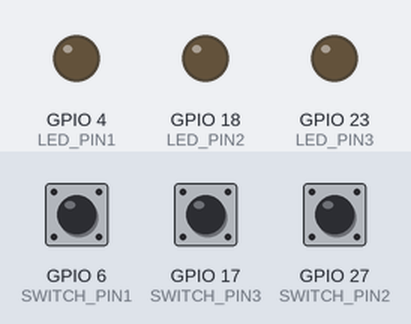
Simulated run of this program. Board: Raspberry Pi (BCM pin numbers). Shown: output pins drawn as LEDs (lit = HIGH). The test bench sets the inputs (shaded band); at power-on: GPIO 6 (SWITCH_PIN1) LOW, GPIO 17 (SWITCH_PIN3) LOW, GPIO 27 (SWITCH_PIN2) LOW. What the program prints to the terminal is not drawn.

Above: at 1.2 s.
1.3 s: GPIO 6 (SWITCH_PIN1) pulled HIGH for 0.15 s
At 1.37 s:
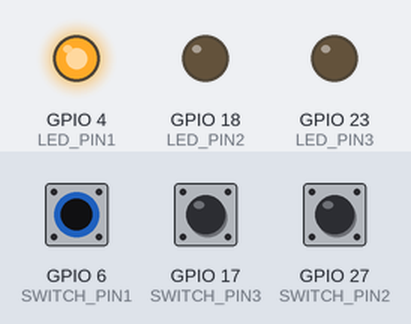
2.9 s: GPIO 17 (SWITCH_PIN3) pulled HIGH for 0.15 s
At 2.97 s:
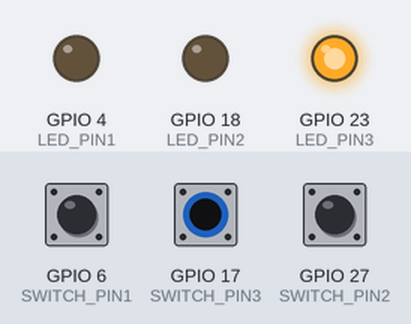
4.5 s: GPIO 27 (SWITCH_PIN2) pulled HIGH for 0.15 s
At 4.57 s:
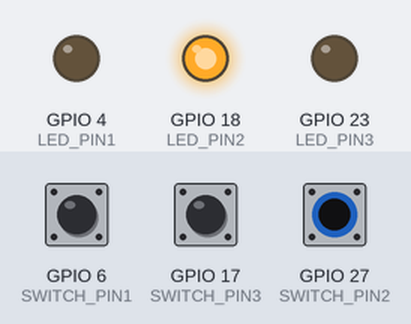
6.1 s: GPIO 27 (SWITCH_PIN2) pulled HIGH for 3.2 s
At 9.9 s:
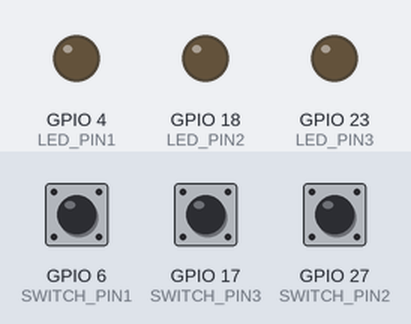
10.8 s: GPIO 6 (SWITCH_PIN1) pulled HIGH for 3.2 s
At 11.1 s:
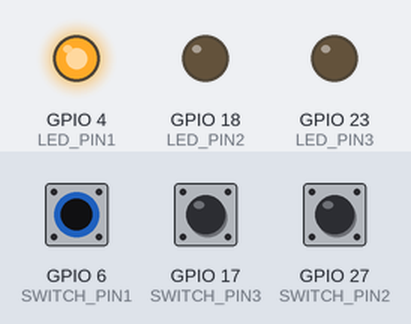
15.5 s: GPIO 6 (SWITCH_PIN1) driven HIGH and GPIO 17 (SWITCH_PIN3) driven HIGH
At 16.1 s:
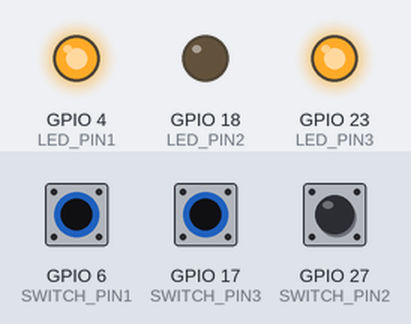
Timing chart, 0 to 18.0 s (numbered marks = the images above; inputs shaded):
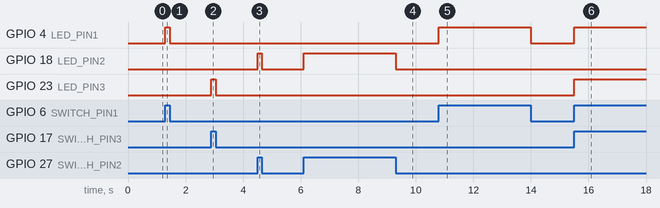

Measured:
- after the input at 1.3 s, GPIO 4 (LED_PIN1): LOW → HIGH at once, → LOW 0.15 s later
- after the input at 2.9 s, GPIO 23 (LED_PIN3): LOW → HIGH at once, → LOW 0.15 s later
- after the input at 4.5 s, GPIO 18 (LED_PIN2): LOW → HIGH at once, → LOW 0.15 s later
- after the input at 6.1 s, GPIO 18 (LED_PIN2): LOW → HIGH at once, → LOW 3.2 s later
- after the input at 10.8 s, GPIO 4 (LED_PIN1): LOW → HIGH at once, → LOW 3.2 s later
- after the input at 15.5 s, GPIO 4 (LED_PIN1), GPIO 23 (LED_PIN3): LOW → HIGH at once

The program:

switch_led_triple.py
```python
import RPi.GPIO as GPIO

LED_PIN1 = 4
SWITCH_PIN1 = 6
LED_PIN2 = 18
SWITCH_PIN2 = 27
LED_PIN3 = 23
SWITCH_PIN3 = 17

GPIO.setmode(GPIO.BCM)
GPIO.setup(LED_PIN1, GPIO.OUT)
GPIO.setup(SWITCH_PIN1, GPIO.IN, pull_up_down=GPIO.PUD_DOWN)
GPIO.setup(LED_PIN2, GPIO.OUT)
GPIO.setup(SWITCH_PIN2, GPIO.IN, pull_up_down=GPIO.PUD_DOWN)
GPIO.setup(LED_PIN3, GPIO.OUT)
GPIO.setup(SWITCH_PIN3, GPIO.IN, pull_up_down=GPIO.PUD_DOWN)

try:
    while True:
        val1 = GPIO.input(SWITCH_PIN1)
        print(val1)
        GPIO.output(LED_PIN1, val1)
        val2 = GPIO.input(SWITCH_PIN2)
        GPIO.output(LED_PIN2, val2)
        val3 = GPIO.input(SWITCH_PIN3)
        GPIO.output(LED_PIN3, val3)

finally:
    GPIO.cleanup()
    print('cleanup and exit')
```
